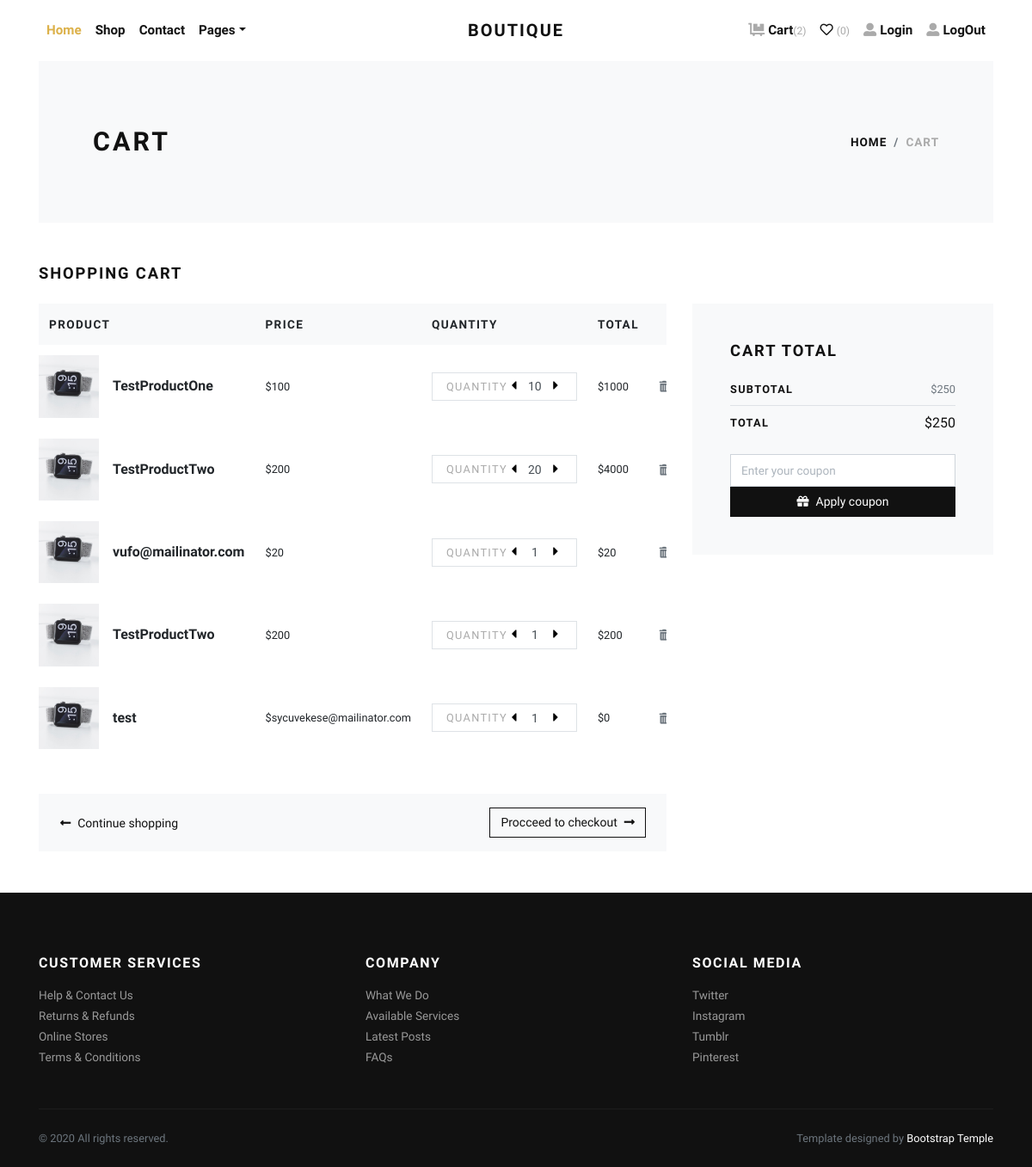
The app's page /cart.php with its own data.
### tables this page shows
CREATE TABLE `cards` (
  `id` int(11) NOT NULL,
  `user_id` int(11) NOT NULL,
  `pro_id` int(11) NOT NULL,
  `quantity` int(11) NOT NULL DEFAULT 1
);

CREATE TABLE `products` (
  `id` int(11) NOT NULL,
  `name` varchar(255) NOT NULL,
  `price` varchar(255) NOT NULL,
  `sale` varchar(255) NOT NULL,
  `img` varchar(255) NOT NULL,
  `description` text NOT NULL,
  `cat_id` int(11) NOT NULL
);

### cart.php (the view, shortened to what this page needs)
<?php
include'includes/header.php';
include'includes/navbar.php';
include_once"admin/functions/connect.php";
?>
      <div class="container">
        <section class="py-5 bg-light">
          <div class="container">
            <div class="row px-4 px-lg-5 py-lg-4 align-items-center">
              <div class="col-lg-6">
                <h1 class="h2 text-uppercase mb-0">Cart</h1>
              </div>
              <div class="col-lg-6 text-lg-right">
                <nav aria-label="breadcrumb">
                  <ol class="breadcrumb justify-content-lg-end mb-0 px-0">
                    <li class="breadcrumb-item"><a href="index.php">Home</a></li>
                    <li class="breadcrumb-item active" aria-current="page">Cart</li>
                  </ol>
                </nav>
              </div>
            </div>
          </div>
        </section>
        <section class="py-5">
          <h2 class="h5 text-uppercase mb-4">Shopping cart</h2>
          <div class="row">
            <div class="col-lg-8 mb-4 mb-lg-0">
              <div class="table-responsive mb-4">
                <table class="table">
                  <thead class="bg-light">
                    <tr>
                      <th class="border-0" scope="col"> <strong class="text-small text-uppercase">Product</strong></th>
                      <th class="border-0" scope="col"> <strong class="text-small text-uppercase">Price</strong></th>
                      <th class="border-0" scope="col"> <strong class="text-small text-uppercase">Quantity</strong></th>
                      <th class="border-0" scope="col"> <strong class="text-small text-uppercase">Total</strong></th>
                      <th class="border-0" scope="col"> </th>
                    </tr>
                  </thead>
                  <tbody>
                    <?php
                    $selectProCard="SELECT * FROM cards";
                    $selectProCard=$conn->query($selectProCard);
                    foreach($selectProCard as $proCard){
                    ?>
                    <tr>
                      <th class="pl-0 border-0" scope="row">
                        <div class="media align-items-center"><a class="reset-anchor d-block animsition-link" href="detail.php"><img src="img/product-detail-3.jpg" alt="..." width="70"/></a>
                          <div class="media-body ml-3"><strong class="h6"><a class="reset-anchor animsition-link" href="detail.php">
                            <?php
                              $proCardID=$proCard['pro_id'];
                              $selectProTypes="SELECT * FROM products WHERE id=$proCardID";
                              $selectProTypes=$conn->query($selectProTypes);
                              $selectProTypes=$selectProTypes->fetch_assoc();
                              echo $selectProTypes['name'];
                            ?>
                            </a></strong></div>
                        </div>
                      </th>
                      <td class="align-middle border-0">
                        <p class="mb-0 small">$<?=$selectProTypes['price']?></p>
                      </td>
                      <td class="align-middle border-0">
                        <div class="border d-flex align-items-center justify-content-between px-3"><span class="small text-uppercase text-gray headings-font-family">Quantity</span>
                          <div class="quantity">
                            <button class="dec-btn p-0"><i class="fas fa-caret-left"></i></button>
                            <input class="form-control form-control-sm border-0 shadow-0 p-0" type="text" value="<?=$proCard['quantity']?>"/>
                            <button class="inc-btn p-0"><i class="fas fa-caret-right"></i></button>
                          </div>
                        </div>
                      </td>
                      <td class="align-middle border-0">
                        <p class="mb-0 small">
                      <?php
                       echo '$' . $selectProTypes['price'] * $proCard['quantity'];
                      ?></p>
                      </td>
                      <td class="align-middle border-0"><a class="reset-anchor" href="#"><i class="fas fa-trash-alt small text-muted"></i></a></td>
                    </tr>
                  <?php }?>
                  </tbody>
                </table>
              </div>
              <div class="bg-light px-4 py-3">
                <div class="row align-items-center text-center">
                  <div class="col-md-6 mb-3 mb-md-0 text-md-left"><a class="btn btn-link p-0 text-dark btn-sm" href="shop.php"><i class="fas fa-long-arrow-alt-left mr-2"> </i>Continue shopping</a></div>
                  <div class="col-md-6 text-md-right"><a class="btn btn-outline-dark btn-sm" href="checkout.php">Procceed to checkout<i class="fas fa-long-arrow-alt-right ml-2"></i></a></div>
                </div>
              </div>
            </div>
            <div class="col-lg-4">
              <div class="card border-0 rounded-0 p-lg-4 bg-light">
                <div class="card-body">
                  <h5 class="text-uppercase mb-4">Cart total</h5>
                  <ul class="list-unstyled mb-0">
                    <li class="d-flex align-items-center justify-content-between"><strong class="text-uppercase small font-weight-bold">Subtotal</strong><span class="text-muted small">$250</span></li>
                    <li class="border-bottom my-2"></li>
                    <li class="d-flex align-items-center justify-content-between mb-4"><strong class="text-uppercase small font-weight-bold">Total</strong><span>$250</span></li>
                    <li>
                      <form action="#">
                        <div class="form-group mb-0">
                          <input class="form-control" type="text" placeholder="Enter your coupon">
                          <button class="btn btn-dark btn-sm btn-block" type="submit"> <i class="fas fa-gift mr-2"></i>Apply coupon</button>
                        </div>
                      </form>
                    </li>
                  </ul>
                </div>
              </div>
            </div>
          </div>
        </section>
      </div>
<?php
include'includes/footer.php';
?>

### includes/header.php (shortened to what this page needs)
<!DOCTYPE html>
<html>
  <head>
    <link rel="stylesheet" href="vendor/bootstrap/css/bootstrap.min.css">
    <link rel="stylesheet" href="vendor/lightbox2/css/lightbox.min.css">
    <link rel="stylesheet" href="vendor/nouislider/nouislider.min.css">
    <link rel="stylesheet" href="vendor/bootstrap-select/css/bootstrap-select.min.css">
    <link rel="stylesheet" href="vendor/owl.carousel2/assets/owl.carousel.min.css">
    <link rel="stylesheet" href="vendor/owl.carousel2/assets/owl.theme.default.css">
    <link rel="stylesheet" href="css/style.default.css" id="theme-stylesheet">
    <link rel="stylesheet" href="css/custom.css">
  </head>
  <body>
    <div class="page-holder">

### includes/navbar.php (shortened to what this page needs)
<header class="header bg-white">
  <div class="container px-0 px-lg-3">
    <nav class="navbar navbar-expand-lg navbar-light py-3 px-lg-0"><a class="navbar-brand" href="index.php"><span class="font-weight-bold text-uppercase text-dark">Boutique </span></a>
      <div class="collapse navbar-collapse" id="navbarSupportedContent">
        <ul class="navbar-nav mr-auto">
          <li class="nav-item">
            <a class="nav-link active" href="index.php">Home</a>
          </li>
          <li class="nav-item">
            <a class="nav-link" href="shop.php?product_page=1&cat_id=0">Shop</a>
          </li>
          <li class="nav-item">
            <a class="nav-link" href="contact.php">Contact</a>
          </li>
          <li class="nav-item dropdown"><a class="nav-link dropdown-toggle" id="pagesDropdown" href="#" data-toggle="dropdown" aria-haspopup="true" aria-expanded="false">Pages</a>
          </li>
        </ul>
        <ul class="navbar-nav ml-auto">
          <li class="nav-item"><a class="nav-link" href="cart.php"> <i class="fas fa-dolly-flatbed mr-1 text-gray"></i>Cart<small class="text-gray">(2)</small></a></li>
          <li class="nav-item"><a class="nav-link" href="#"> <i class="far fa-heart mr-1"></i><small class="text-gray">(0)</small></a></li>
          <li class="nav-item"><a class="nav-link" href="#"> <i class="fas fa-user-alt mr-1 text-gray"></i>Login</a></li>
          <li class="nav-item"><a class="nav-link" href="functions/userlogout/userlogOut.php"> <i class="fas fa-user-alt mr-1 text-gray"></i>LogOut</a></li>
        </ul>
    </nav>
  </div>
</header>

### includes/footer.php (shortened to what this page needs)
<footer class="bg-dark text-white">
        <div class="container py-4">
          <div class="row py-5">
            <div class="col-md-4 mb-3 mb-md-0">
              <h6 class="text-uppercase mb-3">Customer services</h6>
              <ul class="list-unstyled mb-0">
                <li><a class="footer-link" href="#">Help &amp; Contact Us</a></li>
                <li><a class="footer-link" href="#">Returns &amp; Refunds</a></li>
                <li><a class="footer-link" href="#">Online Stores</a></li>
                <li><a class="footer-link" href="#">Terms &amp; Conditions</a></li>
              </ul>
            </div>
            <div class="col-md-4 mb-3 mb-md-0">
              <h6 class="text-uppercase mb-3">Company</h6>
              <ul class="list-unstyled mb-0">
                <li><a class="footer-link" href="#">What We Do</a></li>
                <li><a class="footer-link" href="#">Available Services</a></li>
                <li><a class="footer-link" href="#">Latest Posts</a></li>
                <li><a class="footer-link" href="#">FAQs</a></li>
              </ul>
            </div>
            <div class="col-md-4">
              <h6 class="text-uppercase mb-3">Social media</h6>
              <ul class="list-unstyled mb-0">
                <li><a class="footer-link" href="#">Twitter</a></li>
                <li><a class="footer-link" href="#">Instagram</a></li>
                <li><a class="footer-link" href="#">Tumblr</a></li>
                <li><a class="footer-link" href="#">Pinterest</a></li>
              </ul>
            </div>
          </div>
          <div class="border-top pt-4" style="border-color: #1d1d1d !important">
            <div class="row">
              <div class="col-lg-6">
                <p class="small text-muted mb-0">&copy; 2020 All rights reserved.</p>
              </div>
              <div class="col-lg-6 text-lg-right">
                <p class="small text-muted mb-0">Template designed by <a class="text-white reset-anchor" href="https://bootstraptemple.com/p/bootstrap-ecommerce">Bootstrap Temple</a></p>
              </div>
            </div>
          </div>
        </div>
      </footer>
      <link rel="stylesheet" href="https://use.fontawesome.com/releases/v5.7.1/css/all.css">
    </div>
  </body>
</html>

### css/style.default.css (style rules this page uses)
.text-small { font-size: 0.85rem !important; }
.text-gray { color: #aaa !important; }
strong { font-weight: 700; }
.navbar { position: relative; }
@media (min-width: 992px) { .navbar-brand { position: absolute; top: 50%; left: 50%; -webkit-transform: translate(-50%, -50%); transform: translate(-50%, -50%); } }
.quantity { display: -ms-flexbox; display: flex; -ms-flex-align: center; align-items: center; font-family: inherit; }
.quantity input { width: 2rem; text-align: center; }
.quantity button { background: none; border: none; width: 1rem; outline: none; }
.footer-link { font-size: 0.85rem; position: relative; color: #999; transition: all 0.3s; }
.footer-link::before { content: '\f0da'; display: inline-block; font-family: 'Font Awesome\ 5 Free'; font-weight: 900; position: absolute; top: 50%; left: 0; -webkit-transform: translateY(-50%); transform: translateY(-50%); color: #fff; transition: all 0.3s; opacity: 0; }
.text-uppercase { text-transform: uppercase; letter-spacing: 0.1em; }
.border { border: 1px solid #dee2e6 !important; }
.shadow-0 { box-shadow: none !important; }
.reset-anchor { color: inherit; transition: all 0.3s; }
.headings-font-family { font-family: inherit !important; }
.navbar { padding: 0.5rem 1rem; }
.navbar-brand { display: inline-block; padding-top: 0.3125rem; padding-bottom: 0.3125rem; margin-right: 1rem; font-size: 1.25rem; }
.navbar-light .navbar-brand { color: #dcb14a; }
.navbar-light .navbar-nav .nav-link { color: rgba(17, 17, 17, 0.99); font-weight: 800; font-size: 0.95rem; transition: all 0.3s; }
.navbar-light .navbar-nav .show > .nav-link, .navbar-light .navbar-nav .active > .nav-link, .navbar-light .navbar-nav .nav-link.show, .navbar-light .navbar-nav .nav-link.active { color: #dcb14a; }
.btn { font-weight: 400; border: 1px solid transparent; font-family: inherit; padding: 0.375rem 1.5rem; font-size: 1rem; line-height: 1.5; border-radius: 0; transition: color 0.15s ease-in-out, background-color 0.15s ease-in-out, border-color 0.15s ease-in-out, box-shadow 0.15s ease-in-out; }
.btn-link { font-weight: 400; color: #dcb14a; }
.btn-dark { color: #fff; background-color: #111111; border-color: #111111; }
.btn-outline-dark { color: #111111; background-color: transparent; background-image: none; border-color: #111111; }
.btn-sm { padding: 0.375rem 0.75rem; font-size: 0.875rem; line-height: 1.5; border-radius: 0; }
body { font-family: "Libre Franklin", sans-serif; font-size: 1rem; font-weight: 400; line-height: 1.5; color: #111111; background-color: #fff; }
a { color: #dcb14a; text-decoration: none; }
h1, h2, h3, h4, h5, h6, .h1, .h2, .h3, .h4, .h5, .h6 { margin-bottom: 0.5rem; font-family: inherit; font-weight: 900; line-height: 1.2; color: inherit; }
h1, .h1 { font-size: 2.2rem; }
h2, .h2 { font-size: 1.9rem; }
h5, .h5 { font-size: 1.15rem; }
h6, .h6 { font-size: 1rem; }
small, .small { font-size: 80%; font-weight: 400; }
.bg-light { background-color: #f8f9fa !important; }
.bg-dark { background-color: #111111 !important; }
.text-dark { color: #111111 !important; }
.form-control { padding: 0.375rem 0.75rem; font-size: 1rem; line-height: 1.5; color: #495057; background-color: #fff; border: 1px solid #ced4da; border-radius: 0; transition: border-color 0.15s ease-in-out, box-shadow 0.15s ease-in-out; }
.form-control::placeholder { color: #adb5bd; font-size: 0.85rem; font-weight: 400; }
.form-control-sm { padding: 0.25rem 0.5rem; font-size: 0.875rem; line-height: 1.5; border-radius: 0; }
.nav-link { padding: 0.5rem 1rem; }
.card { background-color: #fff; border: 1px solid rgba(17, 17, 17, 0.125); border-radius: 0; }
.card-body { padding: 1.25rem; }
.breadcrumb { background: #f8f9fa; }
.breadcrumb-item { font-size: 0.85rem; text-transform: uppercase; letter-spacing: 0.07em; font-weight: 900; color: #111111; }
.breadcrumb-item a { color: inherit; transition: all 0.3s; }
.breadcrumb-item.active { color: #aaa; }

### records on screen
cards: pro.name "TestProductOne", pro.price "100", quantity "10", $selectProTypes['price'] * $proCard['quantity'] "1000"
cards: pro.name "TestProductTwo", pro.price "200", quantity "20", $selectProTypes['price'] * $proCard['quantity'] "4000"
cards: pro.name "vufo@mailinator.com", pro.price "20", quantity "1", $selectProTypes['price']*$proCard['quantity'] "20"
cards: pro.name "TestProductTwo", pro.price "200", quantity "1", $selectProTypes['price']*$proCard['quantity'] "200"
cards: pro.name "test", pro.price "sycuvekese@mailinator.com", quantity "1", $selectProTypes['price'] * $proCard['quantity'] "0"
